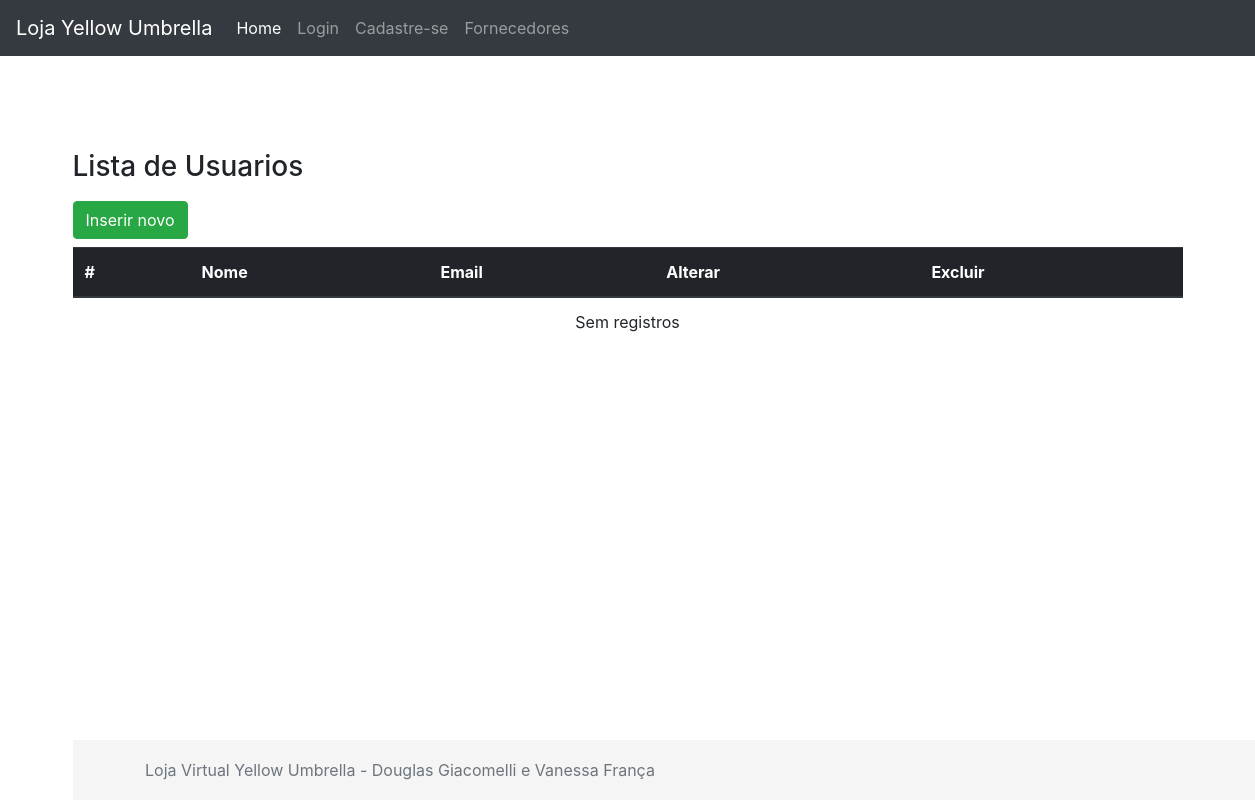
Page /usuario/view_usuarios.php on the earlier database version.
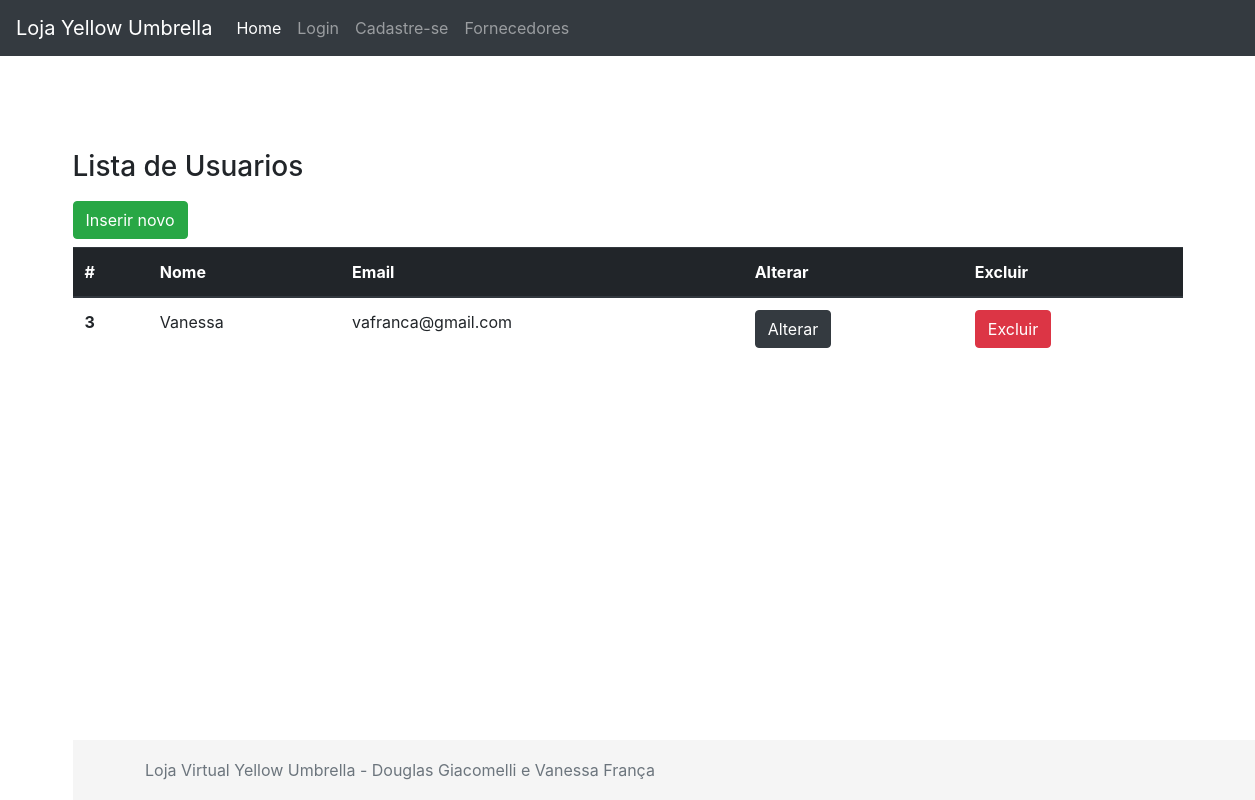
Same page on the later database version.
### tables this page shows
CREATE TABLE `usuario` (
  `id` int NOT NULL AUTO_INCREMENT,
  `email` varchar(255) NOT NULL,
  `senha` varchar(255) NOT NULL,
  `nome` varchar(255) NOT NULL,
  PRIMARY KEY (`id`),
  UNIQUE KEY `login` (`email`)
);

### fachada.php (called while the page is built, shortened)
<?php
include_once('model/Usuario.php');
include_once('dao/mysql/MysqlDaoFactory.php');
$factory = new MysqlDaofactory();
?>

### dao/mysql/MysqlDaoFactory.php (called while the page is built, shortened)
<?php
include_once('MysqlUsuarioDao.php');
class MysqlDaofactory extends DaoFactory {
    private $host = "localhost";
    private $db_name = "web2";
    private $port = "3306";
    private $username = "root";
    private $password = "v6a10fr4nc486";
    public function getConnection(){
        $this->conn = null;
        $dsn="mysql:host=" . $this->host . ";port=" . $this->port . ";dbname=" . $this->db_name;
        try{
            $this->conn = new PDO($dsn, $this->username, $this->password);
      }catch(PDOException $exception){
            echo "Connection error: " . $exception->getMessage() . "\n";
            echo "DSN = " . $dsn;
        }
        return $this->conn;
    }
    public function getUsuarioDao() {
        return new MysqlUsuarioDao($this->getConnection());
    }
}
?>

### dao/DAO.php (called while the page is built, shortened)
<?php
abstract class DAO {
    public function __construct($conn){
        $this->conn = $conn;
    }
}
?>

### dao/mysql/MysqlUsuarioDao.php (called while the page is built, shortened)
<?php
include_once('dao/DAO.php');
include_once($_SERVER['DOCUMENT_ROOT'].'/yellow_umbrella/dao/DAO.php');
 class MysqlUsuarioDao extends DAO implements UsuarioDao {
    private $table_name = 'usuario';
    public function buscaTodos() {
        $query = "SELECT
                    id, nome, email, senha
                FROM
                    " . $this->table_name .
                    " ORDER BY id ASC";
        $stmt = $this->conn->prepare( $query );
        $stmt->execute();
        $usuarios = [];
        while ($row = $stmt->fetch(PDO::FETCH_ASSOC)){
            extract($row);
            $usuario = new Usuario($id,$nome,$email,$senha);
            $usuarios[] = $usuario;
        }
        return $usuarios;
    }
}
?>

### model/Usuario.php (called while the page is built, shortened)
<?php
class Usuario {
    private $id;
    private $email;
    private $nome;
    public function __construct( $id, $nome, $email, $senha)
    {
        $this->id=$id;
        $this->email=$email;
        $this->nome=$nome;
    }
    public function getId() { return $this->id; }
    public function getEmail() { return $this->email; }
    public function getNome() { return $this->nome; }
}
?>

### usuario/view_usuarios.php (the view, shortened to what this page needs)
<?php
    include "../fachada.php";
    include "../header.php";
    $dao = $factory->getUsuarioDao();
    $usuarios = $dao->buscaTodos();
?>
<main role="main" class="container">
    <h3 class="mb-3">Lista de Usuarios</h3>
    <div class="row">
        <div class="col-12">
        </div>
        <div class="col-12">
            <a href="view_cadastro_usuario.php" class="btn btn-success mb-2">Inserir novo</a>
        </div>
        <div class="col-12">
        <table class="table">
            <thead class="thead-dark">
                <tr>
                <th scope="col">#</th>
                <th scope="col">Nome</th>
                <th scope="col">Email</th>
                <th scope="col">Alterar</th>
                <th scope="col">Excluir</th>
                </tr>
            </thead>
            <tbody>
            <?php
                if($usuarios){
                    foreach($usuarios as $item){
            ?>
                <tr>
                <th scope="row"><?=$item->getID()?></th>
                <td><?=$item->getNome()?></td>
                <td><?=$item->getEmail()?></td>
                <td><a href="view_editar_usuario.php?id=<?=$item->getID()?>" class="btn btn-dark">Alterar</button></td>
                <td><a href="exclui_usuario.php?id=<?=$item->getID()?>" id="excluiUsuario" class="btn btn-danger" onclick="return confirm('Você quer mesmo remover este usuario?')">Excluir</button></td>
                </tr>
            <?php
                    }
                }else{
                    echo "<td colspan=5 style='text-align:center;'>Sem registros</td>";
                }
            ?>
            </tbody>
        </table>
        </div>
    </div>
<main>
<?php include "../footer.php"; ?>

Differences in the rows shown:
added usuario: id "3", nome "Vanessa", email "vafranca@gmail.com"
Other differences:
text no longer shown: "Sem registros"
